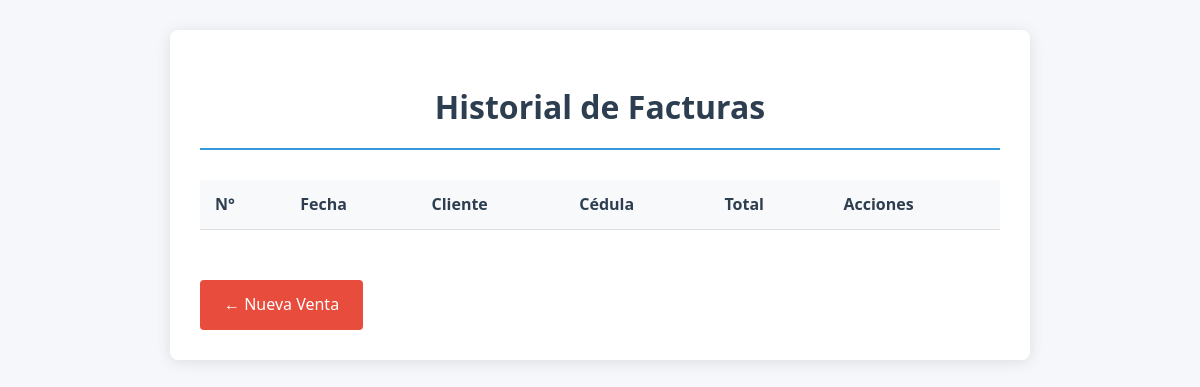
/listado_facturas.php (signed in), run on an earlier commit of the app's database.
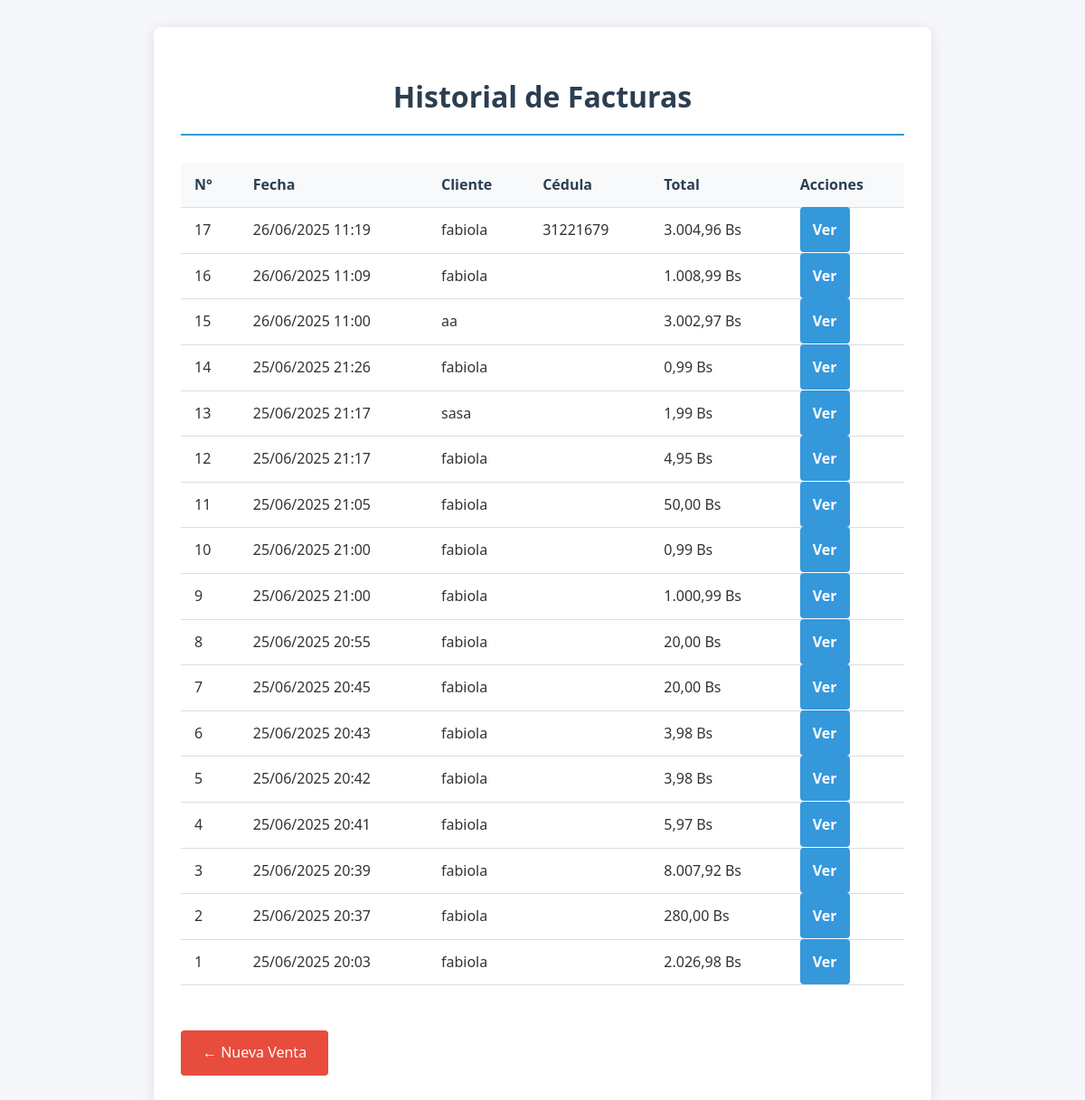
And on a later commit of the database.
### tables this page shows
CREATE TABLE `ventas` (
  `id` int(11) NOT NULL,
  `fecha` datetime DEFAULT current_timestamp(),
  `cliente` varchar(100) DEFAULT NULL,
  `cedula` varchar(20) DEFAULT NULL,
  `total` decimal(10,2) DEFAULT NULL,
  `usuario_id` int(11) DEFAULT NULL
);

### controlador/venta_controlador.php (called while the page is built, shortened)
<?php
require_once __DIR__ . '/../modelo/modelo_venta.php';
class VentaControlador {
    public function listarFacturas() {
    $modeloVenta = new VentaModelo();
    $facturas = $modeloVenta->obtenerTodasLasFacturas();
    include __DIR__ . '/../vista/listado_facturas.php';
}
}

### listado_facturas.php (called while the page is built)
<?php
require_once __DIR__ . '/controlador/venta_controlador.php';
$controlador = new VentaControlador();
$controlador->listarFacturas();

### configuracion/conexion.php (called while the page is built, shortened)
<?php
class Conexion {
    private $conexion;
    public function __construct() {
        $this->conexion = new mysqli(
            Configuracion::$hostname,
            Configuracion::$username,
            Configuracion::$password,
            Configuracion::$dbname
        );
    }
    public function obtenerConexion() {
        return $this->conexion;
    }
}
?>

### modelo/modelo_venta.php (called while the page is built, shortened)
<?php
require_once __DIR__ . '/../configuracion/conexion.php';
class VentaModelo {
    private $conexion;
    public function __construct() {
        $db = new Conexion();
        $this->conexion = $db->obtenerConexion();
    }
    public function obtenerTodasLasFacturas() {
    $stmt = $this->conexion->prepare(
        "SELECT id, fecha, cliente, cedula, total FROM ventas ORDER BY fecha DESC"
    );
    $stmt->execute();
    return $stmt->get_result()->fetch_all(MYSQLI_ASSOC);
}
}

### vista/listado_facturas.php (the view, shortened to what this page needs)
<!DOCTYPE html>
<html lang="es">
<head>
    <link rel="stylesheet" href="/Artesania_Alpasnore/css/factura.css">
</head>
<body>
<div class="contenedor">
    <h1>Historial de Facturas</h1>
    <table class="tabla-factura">
        <thead>
            <tr>
                <th>N°</th>
                <th>Fecha</th>
                <th>Cliente</th>
                <th>Cédula</th>
                <th>Total</th>
                <th>Acciones</th>
            </tr>
        </thead>
        <tbody>
            <?php foreach ($facturas as $factura): ?>
            <tr>
                <td><?= $factura['id'] ?></td>
                <td><?= date('d/m/Y H:i', strtotime($factura['fecha'])) ?></td>
                <td><?= htmlspecialchars($factura['cliente']) ?></td>
                <td><?= htmlspecialchars($factura['cedula']) ?></td>
                <td><?= number_format($factura['total'], 2, ',', '.') ?> Bs</td>
                <td><a class="boton" href="factura.php?id=<?= $factura['id'] ?>">Ver</a></td>
            </tr>
            <?php endforeach; ?>
        </tbody>
    </table>
    <a href="registrar_venta.php" class="boton-secundario">← Nueva Venta</a>
</div>
</body>
</html>

### css/factura.css (style rules this page uses)
body { font-family: 'Segoe UI', Tahoma, Geneva, Verdana, sans-serif; background-color: #f5f7fa; margin: 0; padding: 0; color: #333; line-height: 1.6; }
.contenedor { max-width: 800px; margin: 30px auto; padding: 30px; background-color: white; border-radius: 8px; box-shadow: 0 2px 15px rgba(0, 0, 0, 0.1); }
h1, h2 { color: #2c3e50; text-align: center; margin-bottom: 30px; padding-bottom: 15px; border-bottom: 2px solid #3498db; }
table { width: 100%; border-collapse: collapse; margin-bottom: 30px; }
table th, table td { padding: 12px 15px; text-align: left; border-bottom: 1px solid #ddd; }
table th { background-color: #f8f9fa; font-weight: 600; color: #2c3e50; }
.boton { padding: 14px; background-color: #3498db; color: white; border: none; border-radius: 4px; font-size: 16px; font-weight: 600; cursor: pointer; transition: background-color 0.3s; margin-top: 10px; text-decoration: none; }
.boton-secundario { display: inline-block; padding: 12px 24px; background-color: #e74c3c; color: white; text-decoration: none; border-radius: 4px; font-size: 16px; transition: background-color 0.3s; margin-top: 20px; border: none; cursor: pointer; text-align: center; }

What changed in the data, as far as the page shows it:
added ventas: id "17", fecha "26/06/2025 11:19", cliente "fabiola", cedula "31221679", total "3.004,96"
added ventas: id "16", fecha "26/06/2025 11:09", cliente "fabiola", total "1.008,99"
added ventas: id "15", fecha "26/06/2025 11:00", cliente "aa", total "3.002,97"
added ventas: id "14", fecha "25/06/2025 21:26", cliente "fabiola", total "0,99"
added ventas: id "13", fecha "25/06/2025 21:17", cliente "sasa", total "1,99"
added ventas: id "12", fecha "25/06/2025 21:17", cliente "fabiola", total "4,95"
added ventas: id "11", fecha "25/06/2025 21:05", cliente "fabiola", total "50,00"
added ventas: id "10", fecha "25/06/2025 21:00", cliente "fabiola", total "0,99"
added ventas: id "9", fecha "25/06/2025 21:00", cliente "fabiola", total "1.000,99"
added ventas: id "8", fecha "25/06/2025 20:55", cliente "fabiola", total "20,00"
added ventas: id "7", fecha "25/06/2025 20:45", cliente "fabiola", total "20,00"
added ventas: id "6", fecha "25/06/2025 20:43", cliente "fabiola", total "3,98"
added ventas: id "5", fecha "25/06/2025 20:42", cliente "fabiola", total "3,98"
added ventas: id "4", fecha "25/06/2025 20:41", cliente "fabiola", total "5,97"
added ventas: id "3", fecha "25/06/2025 20:39", cliente "fabiola", total "8.007,92"
added ventas: id "2", fecha "25/06/2025 20:37", cliente "fabiola", total "280,00"
added ventas: id "1", fecha "25/06/2025 20:03", cliente "fabiola", total "2.026,98"
